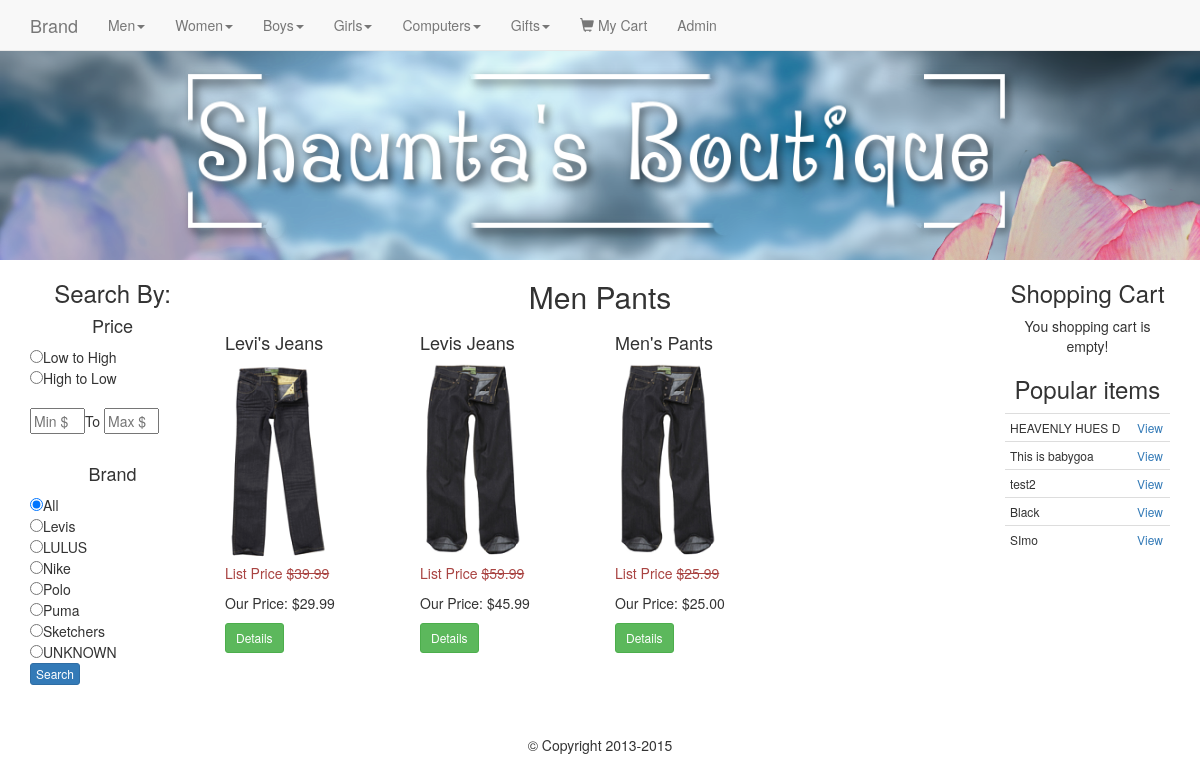
Page /category.php?cat=6 on the committed database.
### tables this page shows
CREATE TABLE `categories` (
  `id` int(11) NOT NULL,
  `category` varchar(255) NOT NULL,
  `parent` int(11) NOT NULL DEFAULT '0'
);

CREATE TABLE `brand` (
  `id` int(11) NOT NULL,
  `brand` varchar(255) NOT NULL
);

CREATE TABLE `products` (
  `id` int(11) NOT NULL,
  `title` varchar(255) NOT NULL,
  `price` decimal(10,2) NOT NULL,
  `list_price` decimal(10,2) NOT NULL,
  `brand` varchar(255) NOT NULL,
  `categories` varchar(255) NOT NULL,
  `image` text NOT NULL,
  `description` text NOT NULL,
  `featured` tinyint(4) NOT NULL DEFAULT '0',
  `sizes` text NOT NULL,
  `deleted` tinyint(4) NOT NULL DEFAULT '0'
);

### helpers/helpers.php (called while the page is built, shortened)
<?php
function sanitize($dirty){
	return htmlentities($dirty,ENT_QUOTES, "UTF-8");
}
function money($number){
	return '$'.number_format($number, 2);
}
function get_category($child_id){
	global $db;
	$id = sanitize($child_id);
	$Sql = "SELECT p.id AS 'pid', p.category AS 'parent', c.id AS 'cid', c.category AS 'child'
	FROM categories c
	INNER JOIN categories p
	ON c.parent = p.id
	WHERE c.id='$id'";
	$result=$db->query($Sql);
	$category = mysqli_fetch_assoc($result);
	return $category;
}

### category.php (the view)
<?php
	require_once 'core/init.php';
	include_once 'includes/head.php';
	include_once 'includes/navigation.php';
	include_once 'includes/headerpartial.php';
	include_once 'includes/leftbar.php';
	if (isset($_GET['cat'])) {
		$cat_id = sanitize($_GET['cat']);
	}else{
		$cat_id = '';
	}
	$sql = "SELECT * FROM products 	WHERE categories = '$cat_id'";
	$productQ = $db->query($sql);
	$category = get_category($cat_id);
?>
<div class="col-md-8">
	<div class="row">
		<h2 class="text-center"><?=$category['parent'].' '. $category['child'];?></h2>
		<?php while ($product = mysqli_fetch_assoc($productQ)): ?>
			<div class="col-md-3">
				<h4><?=$product['title']; ?></h4>
				<?php $photos = explode(',', $product['image']); ?>
				<img src="<?=$photos['0']; ?>" alt="<?=$product['title']; ?>" class="img-thumb">
				<p class="list-price text-danger">List Price <s><?=money($product['list_price']);?></s></p>
				<p class="price">Our Price: <?=money($product['price']);?></p>
				<button-button class="btn btn-sm btn-success" onclick="detailsmodal(<?=$product['id'];?>)">Details</button-button>
			</div>
		<?php endwhile; ?>
	</div>
</div>
<?php
	include_once 'includes/rightbar.php';
	include_once 'includes/footer.php';
 ?>

### includes/navigation.php (shortened to what this page needs)
<?php
	$sql = "SELECT * FROM categories WHERE parent = 0";
	$pquery = $db->query($sql);
 ?>
<nav class="navbar navbar-default navbar-fixed-top">
		<div class="container">
		<a href="index.php" class="navbar-brand">Brand</a>
			<ul class="nav navbar-nav">
			<?php while ($parent = mysqli_fetch_assoc($pquery)) :  ?>
				<li class="dropdown">
					<a href="#" class="dropdown-toggle" data-toggle="dropdown"><?php echo $parent['category']; ?><span class="caret"></span></a>
				</li>
			<?php endwhile; ?>
			<li><a href="cart.php"><span class="glyphicon glyphicon-shopping-cart"></span> My Cart</a></li>
			<li><a href="admin/">Admin</a></li>
			</ul>
		</div>
	</nav>

### includes/widgets/filters.php (shortened to what this page needs)
<?php
	$price_sort = ((isset($_REQUEST['price_sort']))?sanitize($_REQUEST['price_sort']):'');
	$min_price = ((isset($_REQUEST['min_price']))?sanitize($_REQUEST['min_price']):'');
	$max_price = ((isset($_REQUEST['max_price']))?sanitize($_REQUEST['max_price']):'');
	$b = ((isset($_REQUEST['brand']))?sanitize($_REQUEST['brand']):'');
	$brandQ = $db->query("SELECT * FROM brand ORDER BY brand");
 ?>
<h3 class="text-center">Search By:</h3>
<h4 class="text-center">Price</h4>
<form action="search.php" class="" method="POST">
	<input type="radio" name="price_sort" value="low" <?=(($price_sort == 'low')?' checked':'');?>>Low to High<br>
	<input type="radio" name="price_sort" value="high" <?=(($price_sort == 'high')?' checked':'');?>>High to Low<br><br>
	<input type="text" name="min_price" class="price-range" placeholder="Min $" value="<?=$min_price;?>" id="">To
	<input type="text" name="max_price" class="price-range" placeholder="Max $" value="<?=$max_price;?>" id=""><br><br>
	<h4 class="text-center">Brand</h4>
	<input type="radio" name="brand" value="" id="" <?=(($b == '')?' checked':''); ?>>All<br>
	<?php while($brand = mysqli_fetch_assoc($brandQ)): ?>
		<input type="radio" name="brand" value="<?=$brand['id'];?>" <?=(($b==$brand['id'])?' checked':''); ?> id=""><?=$brand['brand'];?><br>
	<?php endwhile; ?>
	<input type="submit" value="Search" class="btn btn-xs btn-primary">
</form>

### includes/widgets/recent.php
<h3 class="text-center">Popular items</h3>
<?php
	$transactionQ = $db->query("SELECT * FROM cart WHERE paid = 1 ORDER BY id DESC LIMIT 5");
	$results = array();
	while ($row = mysqli_fetch_assoc($transactionQ)) {
		$results[] = $row;
	}
	$row_count = $transactionQ->num_rows;
	$user_ids = array();
	for ($i=0; $i < $row_count; $i++) {
		$json_items = $results[$i]['items'];
		$items = json_decode($json_items, true);
		foreach ($items as $item) {
			if (!in_array($item['id'], $user_ids)) {
				$user_ids[] = $item['id'];
			}
		}
	}
 ?>
 <div id="recent_widget">
 	<table class="table table-condensed">
 		<?php foreach ($user_ids as $id):
 			$productQ = $db->query("SELECT id, title FROM products WHERE id='{$id}'");
 			$product = mysqli_fetch_assoc($productQ);
 		 ?>
 			<tr>
 				<td><?=substr($product['title'], 0,15);?></td>
 				<td><a class="text-primary" onclick="detailsmodal('<?=$id;?>')">View</a></td>
 			</tr>
 		<?php endforeach ?>
 	</table>
 </div>

### css/main.css (style rules this page uses)
body { padding-top: 50px; }
.img-thumb { width: auto; height: 200px; }
#cart_widget td,#recent_widget { font-size: 12px; }
input.price-range { width: 55px; }

### rows in the picture
categories: category "Men", categories.category "Pants"
categories: category "Women"
categories: category "Boys"
categories: category "Girls"
categories: category "Computers"
categories: category "Gifts"
brand: brand "Levis"
brand: brand "LULUS"
brand: brand "Nike"
brand: brand "Polo"
brand: brand "Puma"
brand: brand "Sketchers"
brand: brand "UNKNOWN"
products: title "Levi's Jeans", image (picture), list_price "$39.99", price "$29.99"
products: title "Levis Jeans", image (picture), list_price "$59.99", price "$45.99"
products: title "Men's Pants", list_price "$25.99", price "$25.00"
products: title "HEAVENLY HUES D"
products: title "This is babygoa"
products: title "test2"
products: title "Black"
products: title "SImo"
